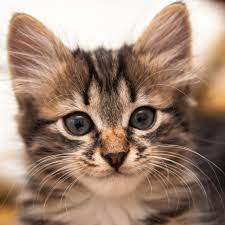
%> input picture kucing.jpg, 225 x 225 px
$ octave rgb_extraction.m   (GNU Octave 9; MATLAB toolbox functions it lacks are replaced by stand-ins)
%> lines starting %> are read from the running program, lines starting %| are printed output that depends on the picture
gambar=imread('kucing.jpg');
%> gambar is the input picture: size 225x225x3 uint8; mean R, G, B 158.8, 132.9, 115.8
red=gambar(:,:,1);
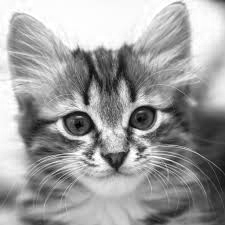
%> red: size 225x225 uint8; min 0, max 255, mean 158.8
green=gambar(:,:,2);
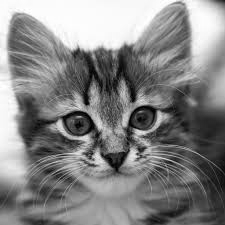
%> green: size 225x225 uint8; min 0, max 255, mean 132.9
blue=gambar(:,:,3);
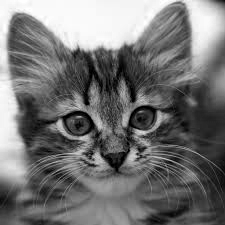
%> blue: size 225x225 uint8; min 0, max 255, mean 115.8


figure, imshow(gambar)
figure, imshow(red)
figure, imshow(green)
figure, imshow(blue)
